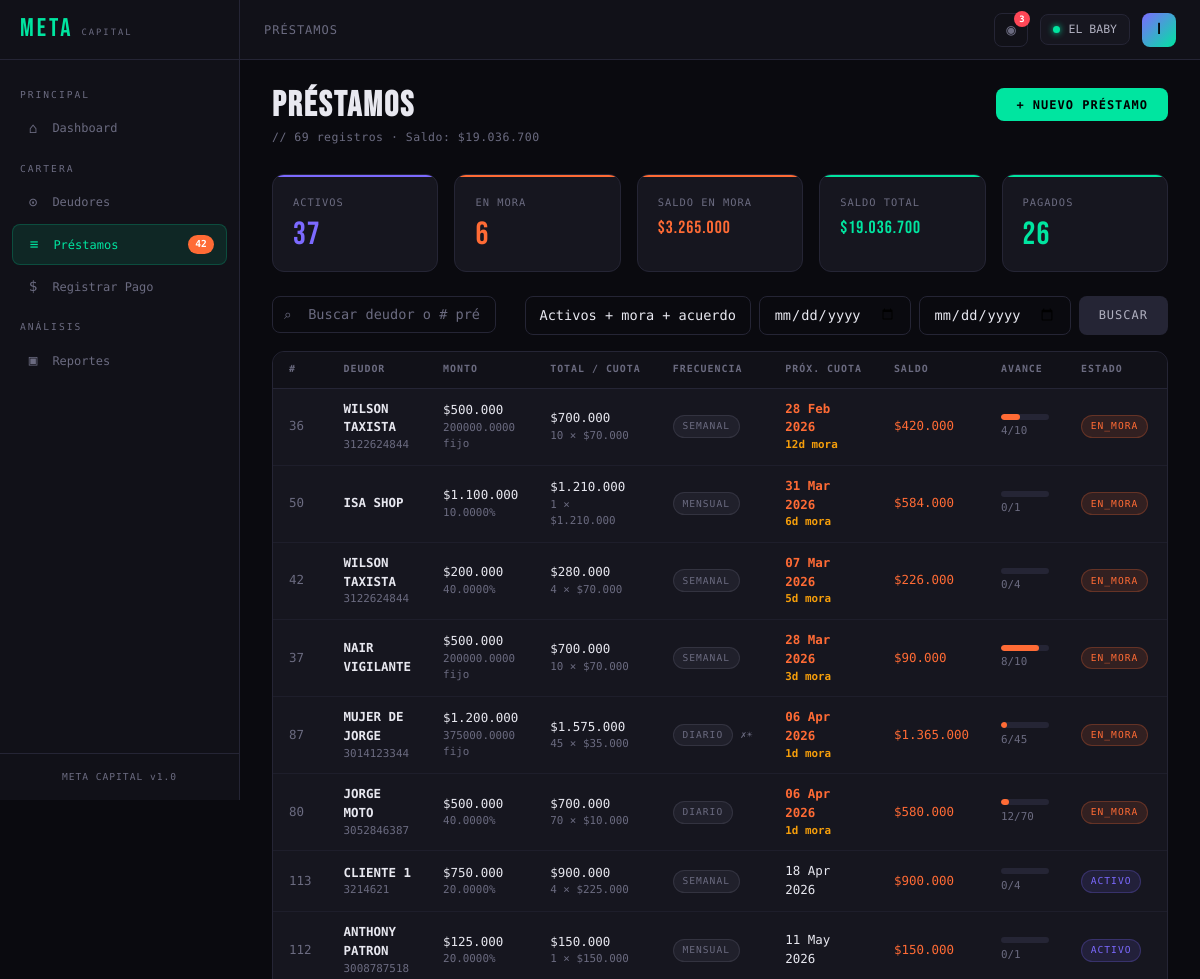
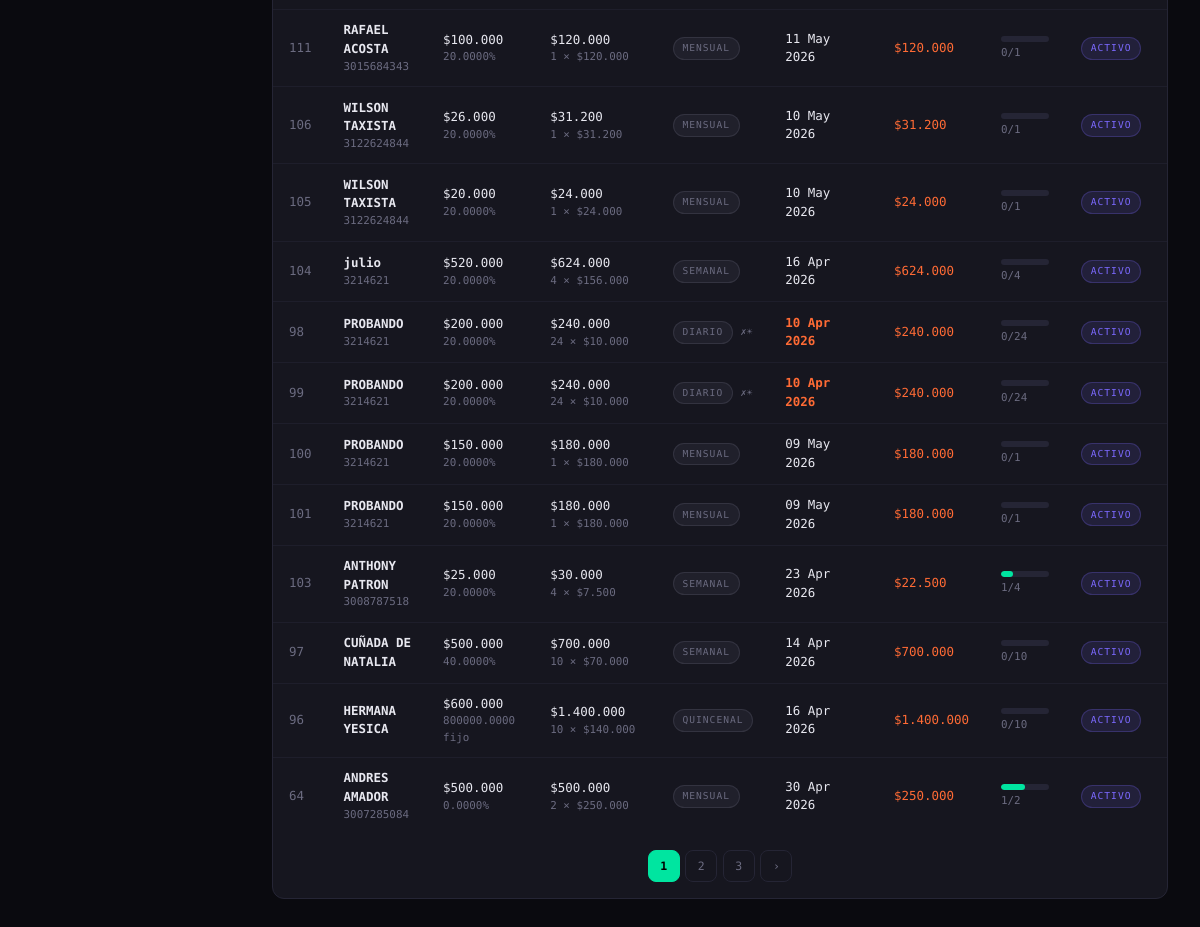
Page /pages/prestamos.php (signed in) on the committed database (2 pictures, top to bottom).
### tables this page shows
CREATE TABLE `cobros` (
  `id` int(11) NOT NULL,
  `nombre` varchar(100) NOT NULL,
  `descripcion` varchar(255) DEFAULT NULL,
  `direccion` varchar(255) DEFAULT NULL,
  `telefono` varchar(20) DEFAULT NULL,
  `papeleria_pct` decimal(5,2) NOT NULL DEFAULT 10.00,
  `activo` tinyint(1) NOT NULL DEFAULT 1,
  `created_at` datetime NOT NULL DEFAULT current_timestamp(),
  `updated_at` datetime NOT NULL DEFAULT current_timestamp() ON UPDATE current_timestamp()
);

CREATE TABLE `prestamos` (
  `id` int(11) NOT NULL,
  `cobro_id` int(11) NOT NULL,
  `deudor_id` int(11) NOT NULL,
  `capitalista_id` int(11) DEFAULT NULL,
  `monto_prestado` decimal(15,2) NOT NULL,
  `tipo_interes` enum('porcentaje','valor_fijo') NOT NULL DEFAULT 'porcentaje',
  `interes_valor` decimal(15,4) NOT NULL DEFAULT 0.0000,
  `interes_calculado` decimal(15,2) NOT NULL DEFAULT 0.00,
  `total_a_pagar` decimal(15,2) NOT NULL,
  `frecuencia_pago` enum('diario','semanal','quincenal','mensual') NOT NULL DEFAULT 'mensual',
  `num_cuotas` int(11) NOT NULL DEFAULT 1,
  `valor_cuota` decimal(15,2) NOT NULL,
  `fecha_inicio` date NOT NULL,
  `fecha_fin_esperada` date NOT NULL,
  `cuenta_desembolso_id` int(11) DEFAULT NULL,
  `metodo_desembolso` enum('efectivo','transferencia','nequi','otro') DEFAULT 'efectivo',
  `saldo_pendiente` decimal(15,2) NOT NULL,
  `dias_mora` int(11) NOT NULL DEFAULT 0,
  `estado` enum('activo','en_mora','en_acuerdo','renovado','refinanciado','pagado','incobrable','anulado') NOT NULL DEFAULT 'activo',
  `fecha_acuerdo` date DEFAULT NULL,
  `fecha_compromiso` date DEFAULT NULL,
  `nota_acuerdo` varchar(255) DEFAULT NULL,
  `tipo_origen` enum('nuevo','renovacion','refinanciacion') NOT NULL DEFAULT 'nuevo',
  `prestamo_padre_id` int(11) DEFAULT NULL,
  `observaciones` text DEFAULT NULL,
  `papeleria_pct` decimal(5,2) DEFAULT NULL,
  `papeleria_monto` decimal(15,2) DEFAULT 0.00,
  `anulado_at` datetime DEFAULT NULL,
  `anulado_por` int(11) DEFAULT NULL,
  `editado_at` datetime DEFAULT NULL,
  `editado_por` int(11) DEFAULT NULL,
  `historial` text DEFAULT NULL,
  `usuario_id` int(11) DEFAULT NULL,
  `omitir_domingos` tinyint(1) NOT NULL DEFAULT 0,
  `created_at` datetime NOT NULL DEFAULT current_timestamp(),
  `updated_at` datetime NOT NULL DEFAULT current_timestamp() ON UPDATE current_timestamp()
);

CREATE TABLE `deudores` (
  `id` int(11) NOT NULL,
  `cobro_id` int(11) DEFAULT NULL,
  `nombre` varchar(150) NOT NULL,
  `telefono` varchar(20) DEFAULT NULL,
  `telefono_alt` varchar(20) DEFAULT NULL,
  `ocupacion` varchar(150) DEFAULT NULL,
  `documento` varchar(20) DEFAULT NULL,
  `direccion` varchar(255) DEFAULT NULL,
  `lat` decimal(10,7) DEFAULT NULL,
  `lng` decimal(10,7) DEFAULT NULL,
  `place_id` varchar(255) DEFAULT NULL,
  `barrio` varchar(100) DEFAULT NULL,
  `codeudor_nombre` varchar(150) DEFAULT NULL,
  `codeudor_telefono` varchar(20) DEFAULT NULL,
  `codeudor_documento` varchar(20) DEFAULT NULL,
  `garantia_descripcion` varchar(255) DEFAULT NULL,
  `comportamiento` enum('bueno','regular','clavo') DEFAULT 'bueno',
  `activo` tinyint(1) NOT NULL DEFAULT 1,
  `notas` text DEFAULT NULL,
  `saldo_favor` decimal(15,2) NOT NULL DEFAULT 0.00,
  `created_at` datetime NOT NULL DEFAULT current_timestamp(),
  `updated_at` datetime NOT NULL DEFAULT current_timestamp() ON UPDATE current_timestamp()
);

### pages/prestamos.php (the view, shortened to what the rows shown need)
<?php
$db    = getDB();
if ($_SESSION['rol'] === 'superadmin') {
    $stmtCobros = $db->query("SELECT id, nombre FROM cobros WHERE activo=1 ORDER BY nombre");
} else {
    $stmtCobros = $db->prepare("
        SELECT c.id, c.nombre FROM cobros c
        JOIN usuario_cobro uc ON uc.cobro_id=c.id
        WHERE uc.usuario_id=? AND c.activo=1 ORDER BY c.nombre
    ");
    $stmtCobros->execute([$_SESSION['usuario_id']]);
}
$todosCobros = $stmtCobros->fetchAll();
$filtroEstado= $_GET['estado'] ?? '';
$filtroCobro = (int)($_GET['cobro'] ?? 0);
$page        = max(1, (int)($_GET['page'] ?? 1));
$limit       = 20;
$offset      = ($page - 1) * $limit;
if ($filtroCobro > 0) {
    $where  = ['p.cobro_id=?'];
    $params = [$filtroCobro];
} elseif ($_SESSION['rol'] === 'superadmin') {
    $where  = ['1=1'];
    $params = [];
} else {
    $cobrosIds = implode(',', array_map('intval', array_column($todosCobros, 'id')));
    $where  = $cobrosIds ? ["p.cobro_id IN ($cobrosIds)"] : ['1=0'];
    $params = [];
}
$estadosMap = [
    'activo'     => ['activo'],
    'mora'       => ['en_mora'],
    'acuerdo'    => ['en_acuerdo'],
    'pagado'     => ['pagado'],
    'renovado'   => ['renovado','refinanciado'],
    'anulado'    => ['anulado'],
    'incobrable' => ['incobrable'],
];
if (isset($estadosMap[$filtroEstado])) {
    $phs     = implode(',', array_fill(0, count($estadosMap[$filtroEstado]), '?'));
    $where[] = "p.estado IN ($phs)";
    $params  = array_merge($params, $estadosMap[$filtroEstado]);
} else {
    $where[] = "p.estado NOT IN ('renovado','refinanciado','anulado')";
}
$whereSQL = implode(' AND ', $where);
$stmt = $db->prepare("
    SELECT p.*,
        d.nombre  AS deudor_nombre,
        d.telefono AS deudor_tel,
        co.nombre AS cobro_nombre,
        (SELECT COUNT(*) FROM cuotas WHERE prestamo_id=p.id AND estado='pagado')   AS cuotas_pagadas,
        (SELECT COUNT(*) FROM cuotas WHERE prestamo_id=p.id)                       AS cuotas_total,
        (SELECT MIN(fecha_vencimiento) FROM cuotas
         WHERE prestamo_id=p.id AND estado IN ('pendiente','parcial'))              AS proxima_cuota
    FROM prestamos p
    JOIN deudores d ON d.id=p.deudor_id
    JOIN cobros co  ON co.id=p.cobro_id
    WHERE $whereSQL
    ORDER BY
        CASE p.estado WHEN 'en_mora' THEN 1 WHEN 'en_acuerdo' THEN 2 WHEN 'activo' THEN 3 ELSE 4 END,
        p.dias_mora DESC, p.updated_at DESC
    LIMIT $limit OFFSET $offset
");
$stmt->execute($params);
$prestamos = $stmt->fetchAll();
require_once __DIR__ . '/../includes/header.php';
?>
<div class="page-header page-header-row">
  <div>
    <h1>PRÉSTAMOS</h1>
  </div>
</div>
<div class="card">
  <?php if (empty($prestamos)): ?>
    <div class="empty-state"><span class="empty-icon">◎</span><p>No se encontraron préstamos</p></div>
  <?php else: ?>
  <div class="table-wrap">
    <table>
      <thead>
        <tr>
          <th>#</th><th>Deudor</th>
          <th>Monto</th><th>Total / Cuota</th><th>Frecuencia</th>
          <th>Próx. cuota</th><th>Saldo</th><th>Avance</th><th>Estado</th><th></th>
        </tr>
      </thead>
      <tbody>
        <?php foreach ($prestamos as $p):
          $pct = $p['cuotas_total'] > 0 ? round($p['cuotas_pagadas']/$p['cuotas_total']*100) : 0;
          $estadoClass = match($p['estado']) {
            'activo'     => 'badge-purple',
            'en_mora'    => 'badge-orange',
            'en_acuerdo' => 'badge-blue',
            'pagado'     => 'badge-green',
            'anulado'    => 'badge-red',
            default      => 'badge-muted'
          };
          $diasMora = (int)$p['dias_mora'];
        ?>
        <tr>
          <td class="text-mono text-muted"><?= $p['id'] ?></td>
          <td>
            <div style="font-weight:600">
              <a href="/pages/deudor_detalle.php?id=<?= $p['deudor_id'] ?>"
                 style="color:var(--text);text-decoration:none">
                <?= htmlspecialchars($p['deudor_nombre']) ?>
              </a>
            </div>
            <?php if ($p['deudor_tel']): ?>
            <div class="text-xs text-muted"><?= htmlspecialchars($p['deudor_tel']) ?></div>
            <?php endif; ?>
          </td>
          <td class="text-mono"><?= fmt($p['monto_prestado']) ?>
            <div class="text-xs text-muted"><?= $p['interes_valor'] ?><?= $p['tipo_interes']==='porcentaje'?'%':' fijo' ?></div>
          </td>
          <td class="text-mono">
            <?= fmt($p['total_a_pagar']) ?>
            <div class="text-xs text-muted"><?= $p['num_cuotas'] ?> × <?= fmt($p['valor_cuota']) ?></div>
          </td>
          <td>
            <span class="badge badge-muted"><?= ucfirst($p['frecuencia_pago']) ?></span>
            <?php if ($p['omitir_domingos']): ?><span style="font-size:0.62rem;color:var(--muted)"> ✗☀</span><?php endif; ?>
          </td>
          <td class="text-mono <?= ($p['proxima_cuota'] && $p['proxima_cuota'] <= date('Y-m-d')) ? 'orange fw-600' : '' ?>">
            <?= $p['proxima_cuota'] ? date('d M Y', strtotime($p['proxima_cuota'])) : '—' ?>
            <?php if ($diasMora > 0): ?>
            <div class="text-xs" style="color:#f59e0b"><?= $diasMora ?>d mora</div>
            <?php endif; ?>
          </td>
          <td class="text-mono <?= $p['saldo_pendiente'] > 0 ? 'orange' : 'green' ?>">
            <?= fmt($p['saldo_pendiente']) ?>
          </td>
          <td style="min-width:80px">
            <div class="progress" style="margin-bottom:0.2rem">
              <div class="progress-bar <?= $p['estado']==='en_mora'?'orange':'' ?>" style="width:<?= $pct ?>%"></div>
            </div>
            <div class="text-xs text-muted text-mono"><?= $p['cuotas_pagadas'] ?>/<?= $p['cuotas_total'] ?></div>
          </td>
          <td><span class="badge <?= $estadoClass ?>"><?= strtoupper($p['estado']) ?></span></td>
          <td><a href="/pages/prestamo_detalle.php?id=<?= $p['id'] ?>" class="btn btn-info btn-sm">Ver</a></td>
        </tr>
        <?php endforeach; ?>
      </tbody>
    </table>
  </div>
  <?php endif; ?>
</div>
<?php
require_once __DIR__ . '/../includes/footer.php';
?>

### includes/header.php (shortened to what the rows shown need)
<!DOCTYPE html>
<html lang="es">
<head>
  <link rel="stylesheet" href="/assets/css/style.css">
</head>
<body>
<div class="layout">
  <header class="topbar">
    <div class="topbar-right">
      <?php
        $cobroNombre = '—';
        $cobro_id    = cobroActivo();
        if ($cobro_id) {
          $stmtC = getDB()->prepare("SELECT nombre FROM cobros WHERE id = ?");
          $stmtC->execute([$cobro_id]);
          $cobroNombre = $stmtC->fetchColumn() ?: '—';
        }
      ?>
      <div style="position:relative" id="campana-wrap">
        <button class="btn btn-ghost btn-sm" id="btn-campana"
                onclick="toggleNotifs()"
                style="position:relative;width:34px;height:34px;padding:0;display:flex;align-items:center;justify-content:center;font-size:1rem">
        </button>
      </div>
      <div class="cobro-selector" onclick="openModal('modal-cobro')">
        <div class="dot-active"></div>
        <?= htmlspecialchars($cobroNombre) ?>
      </div>
      <div style="position:relative">
        <div class="user-avatar" data-dropdown="user-menu">
        </div>
      </div>
    </div>
  </header>
  <main class="content">

### rows in the picture
cobros: nombre "EL BABY"
prestamos: id "36", deudor.nombre "WILSON TAXISTA", deudor.telefono "3122624844", monto_prestado "$500.000", interes_valor "200000.0000", tipo_interes "fijo", total_a_pagar "$700.000", num_cuotas "10", valor_cuota "$70.000", frecuencia_pago "SEMANAL", proxima_cuota "28 Feb 2026", dias_mora "12", saldo_pendiente "$420.000", cuotas_pagadas "4", cuotas_total "10", estado "EN_MORA"
prestamos: id "50", deudor.nombre "ISA SHOP", monto_prestado "$1.100.000", interes_valor "10.0000", total_a_pagar "$1.210.000", num_cuotas "1", valor_cuota "$1.210.000", frecuencia_pago "MENSUAL", proxima_cuota "31 Mar 2026", dias_mora "6", saldo_pendiente "$584.000", cuotas_pagadas "0", cuotas_total "1", estado "EN_MORA"
prestamos: id "42", deudor.nombre "WILSON TAXISTA", deudor.telefono "3122624844", monto_prestado "$200.000", interes_valor "40.0000", total_a_pagar "$280.000", num_cuotas "4", valor_cuota "$70.000", frecuencia_pago "SEMANAL", proxima_cuota "07 Mar 2026", dias_mora "5", saldo_pendiente "$226.000", cuotas_pagadas "0", cuotas_total "4", estado "EN_MORA"
prestamos: id "37", deudor.nombre "NAIR VIGILANTE", monto_prestado "$500.000", interes_valor "200000.0000", tipo_interes "fijo", total_a_pagar "$700.000", num_cuotas "10", valor_cuota "$70.000", frecuencia_pago "SEMANAL", proxima_cuota "28 Mar 2026", dias_mora "3", saldo_pendiente "$90.000", cuotas_pagadas "8", cuotas_total "10", estado "EN_MORA"
prestamos: id "87", deudor.nombre "MUJER DE JORGE", deudor.telefono "3014123344", monto_prestado "$1.200.000", interes_valor "375000.0000", tipo_interes "fijo", total_a_pagar "$1.575.000", num_cuotas "45", valor_cuota "$35.000", frecuencia_pago "DIARIO", proxima_cuota "06 Apr 2026", dias_mora "1", saldo_pendiente "$1.365.000", cuotas_pagadas "6", cuotas_total "45", estado "EN_MORA"
prestamos: id "80", deudor.nombre "JORGE MOTO", deudor.telefono "3052846387", monto_prestado "$500.000", interes_valor "40.0000", total_a_pagar "$700.000", num_cuotas "70", valor_cuota "$10.000", frecuencia_pago "DIARIO", proxima_cuota "06 Apr 2026", dias_mora "1", saldo_pendiente "$580.000", cuotas_pagadas "12", cuotas_total "70", estado "EN_MORA"
prestamos: id "113", deudor.nombre "CLIENTE 1", deudor.telefono "3214621", monto_prestado "$750.000", interes_valor "20.0000", total_a_pagar "$900.000", num_cuotas "4", valor_cuota "$225.000", frecuencia_pago "SEMANAL", proxima_cuota "18 Apr 2026", saldo_pendiente "$900.000", cuotas_pagadas "0", cuotas_total "4", estado "ACTIVO"
prestamos: id "112", deudor.nombre "ANTHONY PATRON", deudor.telefono "3008787518", monto_prestado "$125.000", interes_valor "20.0000", total_a_pagar "$150.000", num_cuotas "1", valor_cuota "$150.000", frecuencia_pago "MENSUAL", proxima_cuota "11 May 2026", saldo_pendiente "$150.000", cuotas_pagadas "0", cuotas_total "1", estado "ACTIVO"
prestamos: id "111", deudor.nombre "RAFAEL ACOSTA", deudor.telefono "3015684343", monto_prestado "$100.000", interes_valor "20.0000", total_a_pagar "$120.000", num_cuotas "1", valor_cuota "$120.000", frecuencia_pago "MENSUAL", proxima_cuota "11 May 2026", saldo_pendiente "$120.000", cuotas_pagadas "0", cuotas_total "1", estado "ACTIVO"
prestamos: id "106", deudor.nombre "WILSON TAXISTA", deudor.telefono "3122624844", monto_prestado "$26.000", interes_valor "20.0000", total_a_pagar "$31.200", num_cuotas "1", valor_cuota "$31.200", frecuencia_pago "MENSUAL", proxima_cuota "10 May 2026", saldo_pendiente "$31.200", cuotas_pagadas "0", cuotas_total "1", estado "ACTIVO"
prestamos: id "105", deudor.nombre "WILSON TAXISTA", deudor.telefono "3122624844", monto_prestado "$20.000", interes_valor "20.0000", total_a_pagar "$24.000", num_cuotas "1", valor_cuota "$24.000", frecuencia_pago "MENSUAL", proxima_cuota "10 May 2026", saldo_pendiente "$24.000", cuotas_pagadas "0", cuotas_total "1", estado "ACTIVO"
prestamos: id "104", deudor.nombre "julio", deudor.telefono "3214621", monto_prestado "$520.000", interes_valor "20.0000", total_a_pagar "$624.000", num_cuotas "4", valor_cuota "$156.000", frecuencia_pago "SEMANAL", proxima_cuota "16 Apr 2026", saldo_pendiente "$624.000", cuotas_pagadas "0", cuotas_total "4", estado "ACTIVO"
prestamos: id "98", deudor.nombre "PROBANDO", deudor.telefono "3214621", monto_prestado "$200.000", interes_valor "20.0000", total_a_pagar "$240.000", num_cuotas "24", valor_cuota "$10.000", frecuencia_pago "DIARIO", proxima_cuota "10 Apr 2026", saldo_pendiente "$240.000", cuotas_pagadas "0", cuotas_total "24", estado "ACTIVO"
prestamos: id "99", deudor.nombre "PROBANDO", deudor.telefono "3214621", monto_prestado "$200.000", interes_valor "20.0000", total_a_pagar "$240.000", num_cuotas "24", valor_cuota "$10.000", frecuencia_pago "DIARIO", proxima_cuota "10 Apr 2026", saldo_pendiente "$240.000", cuotas_pagadas "0", cuotas_total "24", estado "ACTIVO"
prestamos: id "100", deudor.nombre "PROBANDO", deudor.telefono "3214621", monto_prestado "$150.000", interes_valor "20.0000", total_a_pagar "$180.000", num_cuotas "1", valor_cuota "$180.000", frecuencia_pago "MENSUAL", proxima_cuota "09 May 2026", saldo_pendiente "$180.000", cuotas_pagadas "0", cuotas_total "1", estado "ACTIVO"
prestamos: id "101", deudor.nombre "PROBANDO", deudor.telefono "3214621", monto_prestado "$150.000", interes_valor "20.0000", total_a_pagar "$180.000", num_cuotas "1", valor_cuota "$180.000", frecuencia_pago "MENSUAL", proxima_cuota "09 May 2026", saldo_pendiente "$180.000", cuotas_pagadas "0", cuotas_total "1", estado "ACTIVO"
prestamos: id "103", deudor.nombre "ANTHONY PATRON", deudor.telefono "3008787518", monto_prestado "$25.000", interes_valor "20.0000", total_a_pagar "$30.000", num_cuotas "4", valor_cuota "$7.500", frecuencia_pago "SEMANAL", proxima_cuota "23 Apr 2026", saldo_pendiente "$22.500", cuotas_pagadas "1", cuotas_total "4", estado "ACTIVO"
prestamos: id "97", deudor.nombre "CUÑADA DE NATALIA", monto_prestado "$500.000", interes_valor "40.0000", total_a_pagar "$700.000", num_cuotas "10", valor_cuota "$70.000", frecuencia_pago "SEMANAL", proxima_cuota "14 Apr 2026", saldo_pendiente "$700.000", cuotas_pagadas "0", cuotas_total "10", estado "ACTIVO"
prestamos: id "96", deudor.nombre "HERMANA YESICA", monto_prestado "$600.000", interes_valor "800000.0000", tipo_interes "fijo", total_a_pagar "$1.400.000", num_cuotas "10", valor_cuota "$140.000", frecuencia_pago "QUINCENAL", proxima_cuota "16 Apr 2026", saldo_pendiente "$1.400.000", cuotas_pagadas "0", cuotas_total "10", estado "ACTIVO"
prestamos: id "64", deudor.nombre "ANDRES AMADOR", deudor.telefono "3007285084", monto_prestado "$500.000", interes_valor "0.0000", total_a_pagar "$500.000", num_cuotas "2", valor_cuota "$250.000", frecuencia_pago "MENSUAL", proxima_cuota "30 Apr 2026", saldo_pendiente "$250.000", cuotas_pagadas "1", cuotas_total "2", estado "ACTIVO"

### other values in the picture
$vencidas "42"
$pageSection ?: $pageTitle "PRÉSTAMOS"
$nAlertas "3"
substr($_SESSION['usuario_nombre'], 0, 1) "I"
$total "69"
fmt($stats['total_saldo']) "$19.036.700"
$stats['activos'] "37"
$stats['en_mora'] "6"
fmt($stats['saldo_mora']) "$3.265.000"
$stats['pagados'] "26"
